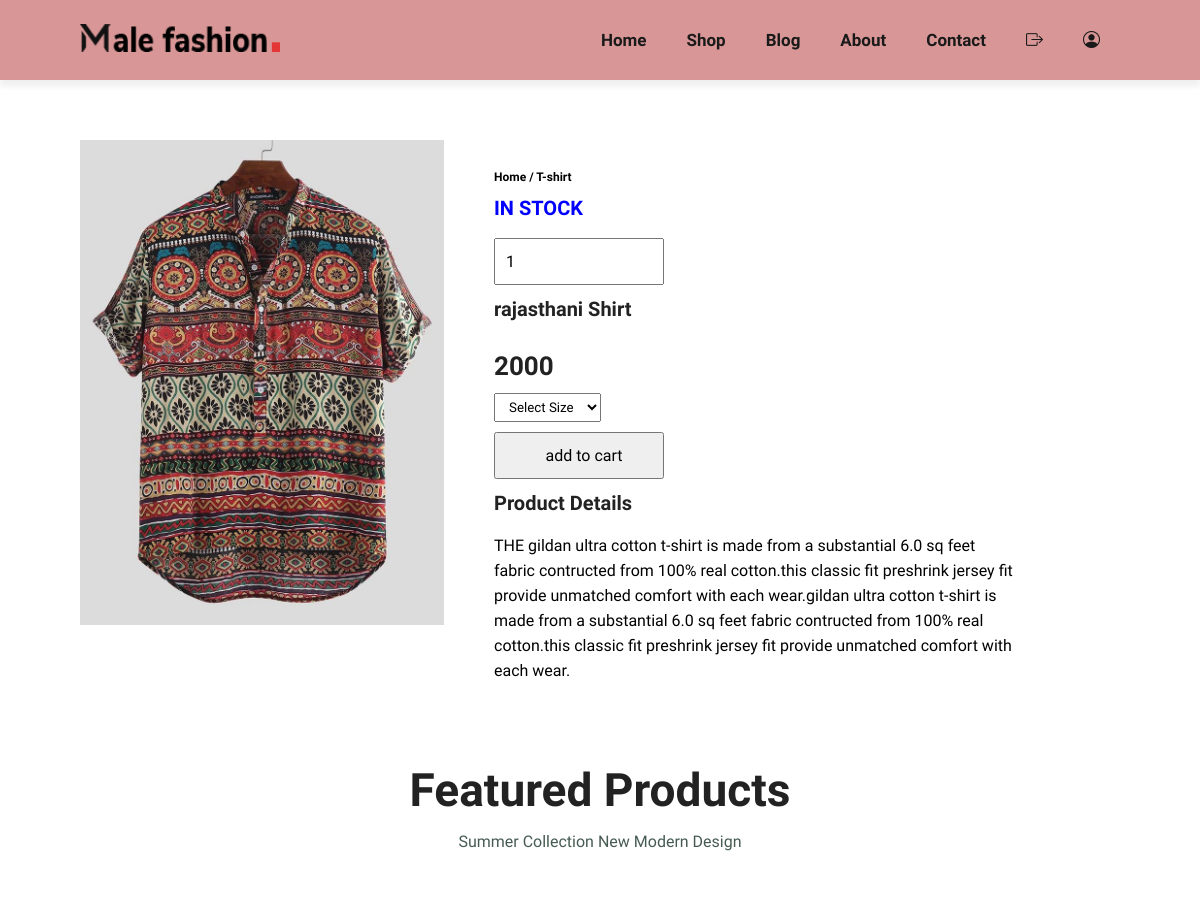
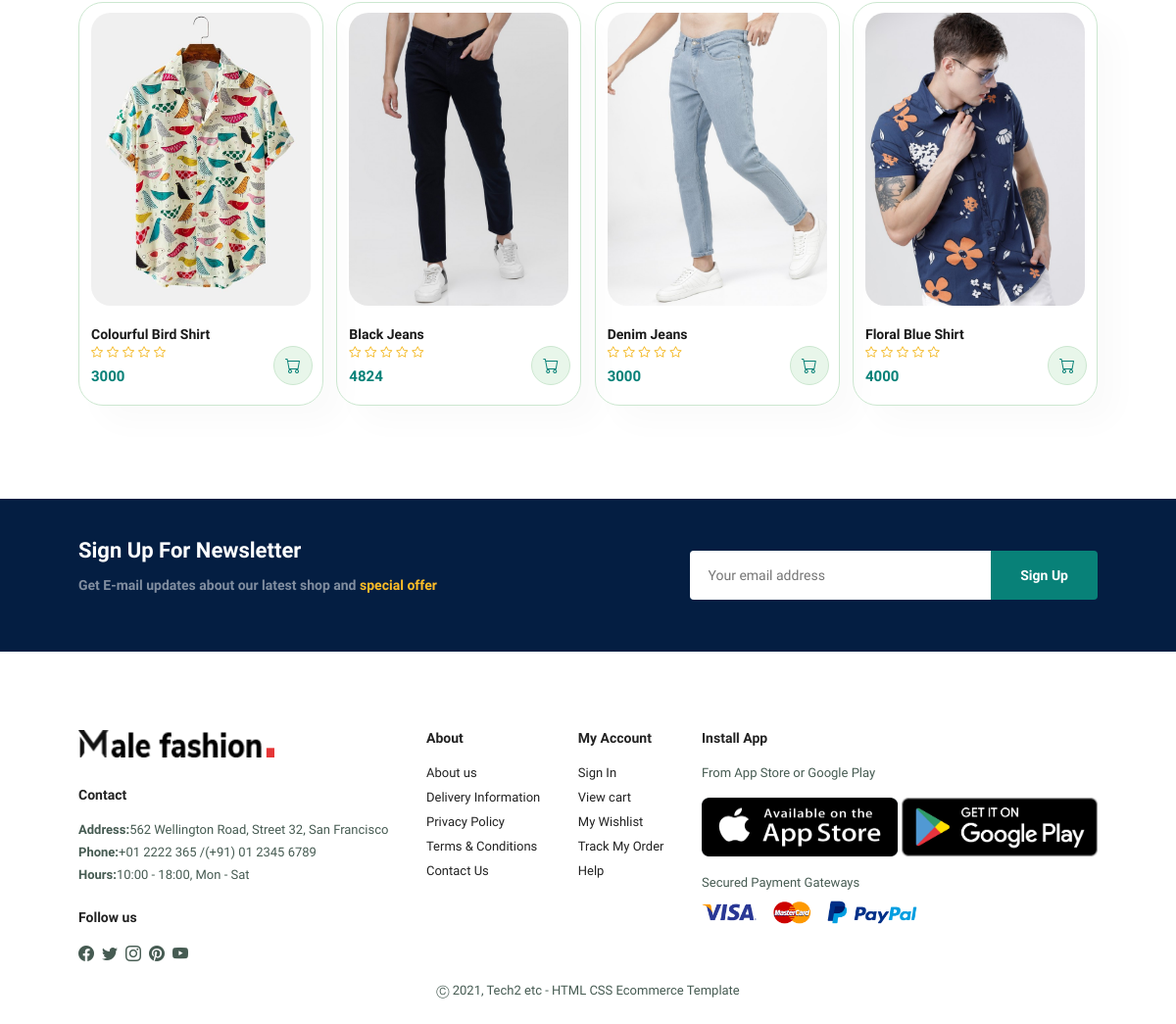
Screenshot of /sproduct.php?id=3 with the database file from the repository (2 pictures, top to bottom).
### tables this page shows
CREATE TABLE `products` (
  `id` int(100) NOT NULL,
  `name` varchar(100) NOT NULL,
  `price` varchar(100) NOT NULL,
  `desc` varchar(100) NOT NULL,
  `image` varchar(100) NOT NULL,
  `pro_qty` int(11) NOT NULL
);

### sproduct.php (the view, shortened to what this page needs)
<?php
include 'connection.php';
$id = '';
if (isset($_GET['id'])) {
    $id = $_GET['id'];
}
?>
<!DOCTYPE html>
<html lang="en">
<head>
    <link rel="stylesheet" href="css/style.css">
    <link rel="stylesheet" href="https://cdn.jsdelivr.net/npm/bootstrap-icons@1.8.3/font/bootstrap-icons.css">
</head>
<body>
    <?php
    include "header.php";
    ?>
    <section id="prodetails" class="section-p1">
        <?php
        $sql = "SELECT * FROM products
            WHERE id = $id;";
        $result = $conn->query($sql);
        if ($result->num_rows > 0) {
            while ($row = $result->fetch_assoc()) {
        ?>
                <div class="single-pro-image">
                    <img src="images/home-product/<?php echo $row['image'] ?>" width="100%" id="MainImg" alt="">
                </div>
                <div class="single-pro-details">
                    <h6>Home / T-shirt</h6>
                    <?php
                    if ($row['pro_qty']==0) {
                        echo '<h4 style="color:red ;">OUT OF STOCK</h4>';
                    }
                    else {
                        echo '<h4 style="color:blue ;">IN STOCK</h4>';
                        echo '<input type="number" value="1" min="1" max= "'.$row['pro_qty'].'">';
                    }
                    ?>
                    <h4><?php echo $row['name'] ?></h4>
                    <h2><?php echo $row['price'] ?></h2>
                    <select>
                        <option value="">Select Size</option>
                    </select>
                    <form action="cart.php" method="post">
                            <input type="submit" value="add to cart" name="add_to_cart" class="normal">
                        </form>
                    <h4>Product Details</h4>
                    <span>THE gildan ultra cotton t-shirt is made from a substantial 6.0 sq feet fabric contructed from 100%
                        real cotton.this classic fit preshrink jersey fit
                        provide unmatched comfort with each wear.gildan ultra cotton t-shirt is made from a substantial 6.0 sq feet fabric contructed from 100%
                        real cotton.this classic fit preshrink jersey fit
                        provide unmatched comfort with each wear.
                    </span>
                </div>
        <?php
            }
        } else {
            echo "count 0";
        }
        ?>
    </section>
    <section id="product1" class="section-p1">
        <h2>Featured Products</h2>
        <p>Summer Collection New Modern Design</p>
        <div class="pro-container">
            <?php
            $sql = "SELECT * FROM products
            WHERE id between 5 and 8";
            $query = mysqli_query($conn, $sql);
            if (mysqli_num_rows($query) > 0) {
                while ($row = mysqli_fetch_array($query)) {
            ?>
                    <div class="pro">
                        <img src="images/home-product/<?php echo $row['image'] ?>" alt="">
                        <div class="des">
                            <h5><?php echo $row['name'] ?></h5>
                            <div class="star">
                                <i class="bi bi-star"></i>
                                <i class="bi bi-star"></i>
                                <i class="bi bi-star"></i>
                                <i class="bi bi-star"></i>
                                <i class="bi bi-star"></i>
                            </div>
                            <h4><?php echo $row['price'] ?></h4>
                        </div>
                        <a href="#"><i class="bi bi-cart"></i></a>
                    </div>
            <?php
                }
            } else {
                echo "count 0";
            }
            ?>
        </div>
    </section>
    <section id="newsletter" class="section-p1 section-m1">
        <div class="newstext">
            <h4>Sign Up For Newsletter</h4>
            <p>Get E-mail updates about our latest shop and <span>special offer</span></p>
        </div>
        <div class="form">
            <input type="text" placeholder="Your email address">
            <button class="normal">Sign Up</button>
        </div>
    </section>
    <?php
    include "footer.php";
    ?>
</body>
</html>

### css/style.css (style rules this page uses)
* { padding: 0px; margin: 0px; box-sizing: border-box; font-family: 'Spartan', sans-serif; }
h2 { font-size: 46px; line-height: 54px; color: #222; }
h4 { font-size: 20px; color: #222; }
h6 { font-weight: 700; font-size: 12px; }
p { font-size: 16px; color: #465b52; margin: 15px 0 20px 0; }
.section-p1 { padding: 40px 80px; }
.section-m1 { margin: 40px 0; }
button.normal { font-size: 14px; font-weight: 600; padding: 15px 30px; color: #000; background-color: #fff; border-radius: 4px; cursor: pointer; border: none; outline: none; transition: 0.2s; }
body { width: 100%; }
#product1 { text-align: center; }
#product1 .pro { width: 23%; min-width: 250px; padding: 10px 12px; border: 1px solid #cce7d0; border-radius: 25px; cursor: pointer; box-shadow: 20px 20px 30px rgba(0, 0, 0, 0.02); margin: 15px 0; transition: 0.2s ease; position: relative; }
#product1 .pro img { width: 100%; border-radius: 20px; }
#product1 .pro .des { text-align: start; padding: 10px 0; }
#product1 .pro .des h5 { padding-top: 7px; color: #1a1a1a; font-size: 14px; }
#product1 .pro .des i { font-size: 12px; color: rgba(243, 181, 25); }
#product1 .pro .des h4 { color: #088178; font-size: 15px; font-weight: 700; padding-top: 7px; }
#product1 .pro .bi-cart { color: #088178; width: 40px; height: 40px; line-height: 40px; border-radius: 50px; background-color: #e8f6ea; font-weight: 500; border: 1px solid #cce7d0; position: absolute; bottom: 20px; right: 10px; }
#product1 .pro-container { display: flex; justify-content: space-between; padding-top: 20px; flex-wrap: wrap; }
#newsletter { display: flex; justify-content: space-between; flex-wrap: wrap; align-items: center; background-repeat: no-repeat; background-position: 20% 30%; background-color: #041e42; }
#newsletter h4 { color: #fff; font-weight: 700; font-size: 22px; }
#newsletter p { color: #818ea0; font-weight: 600; font-size: 14px; }
#newsletter p span { color: #ffbd27; }
#newsletter .form { width: 40%; display: flex; }
#newsletter input { height: 3.125rem; padding: 0 1.25em; font-size: 14px; width: 100%; border: 1px solid transparent; border-radius: 4px; outline: none; border-top-right-radius: 0; border-bottom-right-radius: 0; }
#newsletter button { background-color: #088178; color: #fff; white-space: nowrap; border-top-left-radius: 0; border-bottom-left-radius: 0; }
#prodetails { display: flex; margin-top: 20px; }
#prodetails .single-pro-image { width: 35%; margin-right: 50px; }
#prodetails .single-pro-details { width: 50%; padding-top: 30px; }
#prodetails .single-pro-details h4 { padding: 12px 0 18px 0; }
#prodetails .single-pro-details h2 { font-size: 26px; }
#prodetails .single-pro-details select { display: block; padding: 5px 10px; margin-bottom: 10px; }
#prodetails .single-pro-details input { width:170px; height: 47px; padding-left: 10px; font-size: 16px; margin-right: 10px; cursor: pointer; }
#prodetails .single-pro-details span { line-height: 25px; }

### rows the page displays
products: image (picture), name "rajasthani Shirt", price "2000"
products: image (picture), name "Colourful Bird Shirt", price "3000"
products: image (picture), name "Black Jeans", price "4824"
products: image (picture), name "Denim Jeans", price "3000"
products: image (picture), name "Floral Blue Shirt", price "4000"
